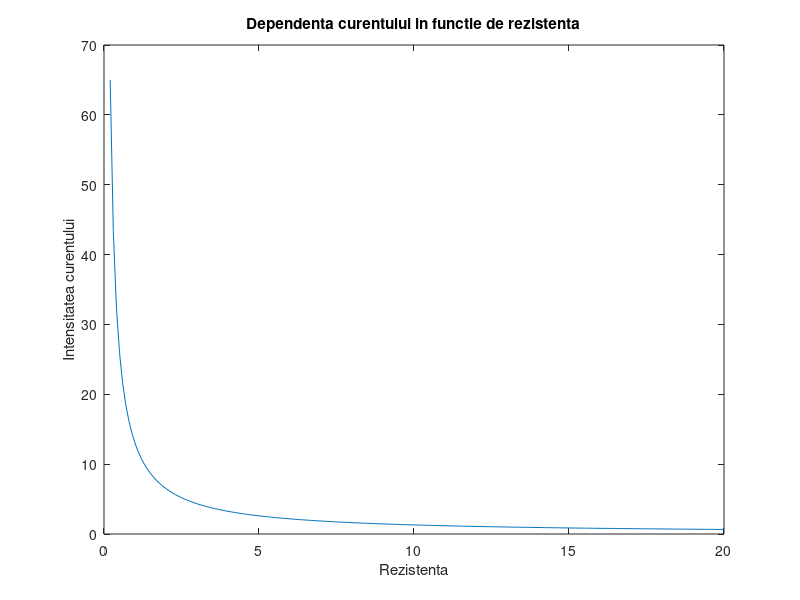
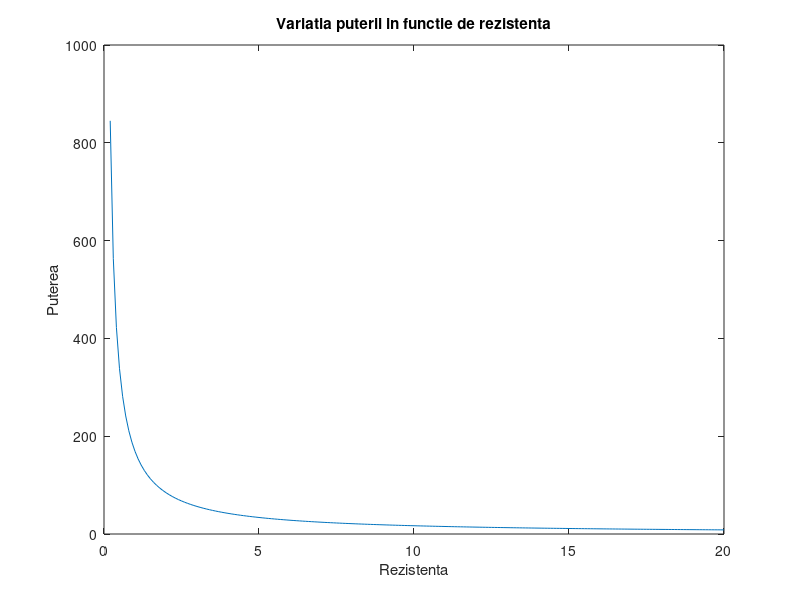
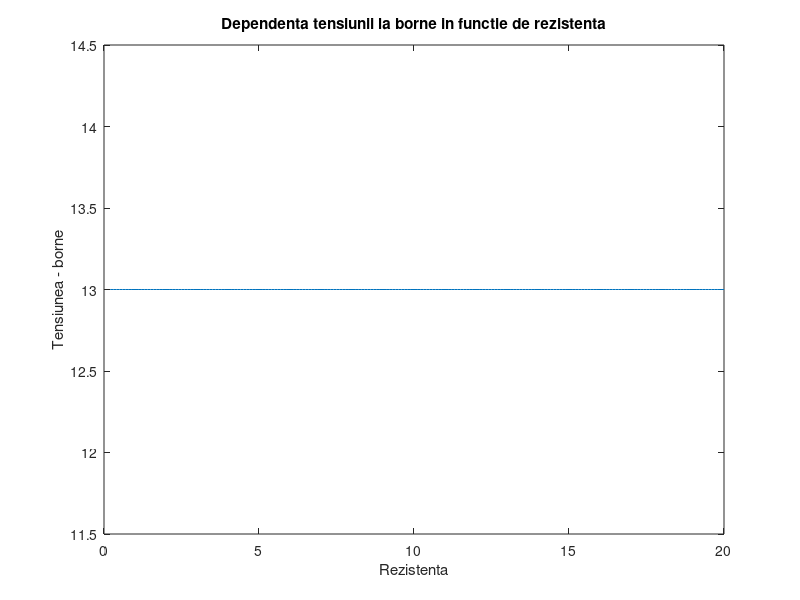

MATLAB code to generate these figures, in order:
rez = 0.2:0.1:20;
tem = 13;
r_int = 0;      % din echivalarea circuitului
int = tem ./ (rez + r_int);
power = rez .* (int .^ 2);
u_borne = rez .* int;
figure(1);
plot(rez, int);
title('Dependenta curentului in functie de rezistenta');
xlabel('Rezistenta');
ylabel('Intensitatea curentului');
figure(2);
plot(rez, power);
title('Variatia puterii in functie de rezistenta');
xlabel('Rezistenta');
ylabel('Puterea');
figure(3);
plot(rez, u_borne);
title('Dependenta tensiunii la borne in functie de rezistenta');
xlabel('Rezistenta');
ylabel('Tensiunea - borne');
